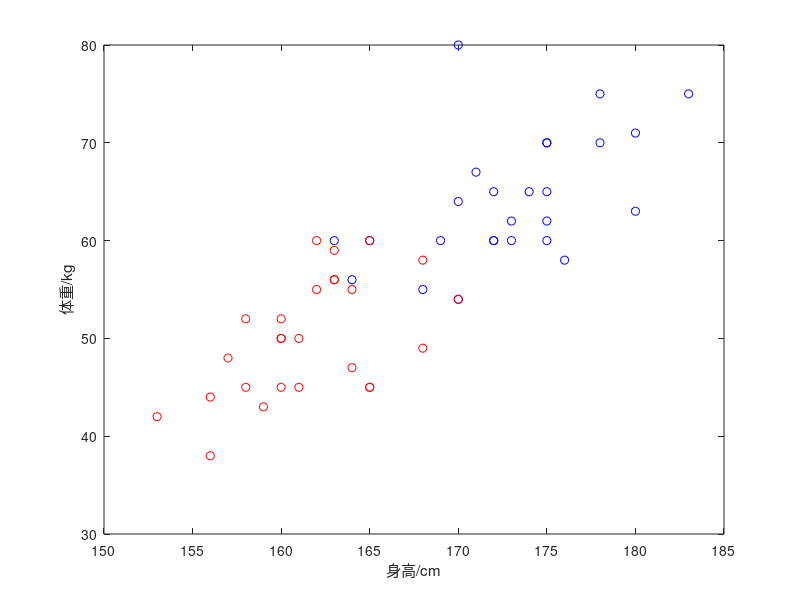
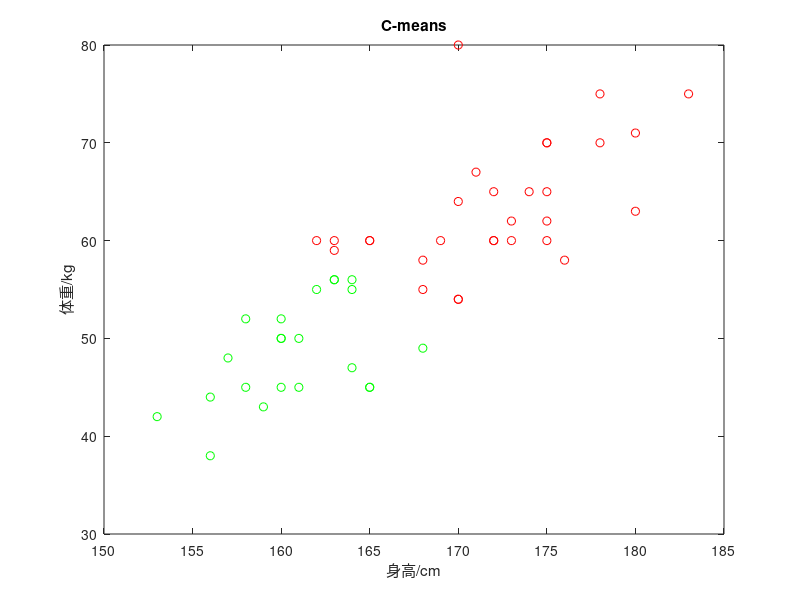

Write MATLAB code to recreate these figures, in order.
clear
clc
%载入数据，绘图。
load('x.mat');
load('male.mat');
load('female.mat');
figure;
plot(male(:,1),male(:,2),'color','b','LineStyle','none','Marker','o');
hold on;
plot(female(:,1),female(:,2),'color','r','LineStyle','none','Marker','o');
hold on;
xlabel('身高/cm');
ylabel('体重/kg');
k = 2;%类别数选择

%初始质心坐标选择
%C=1
%matric=[170,54];

%C = 2;
matric=[163,60;153,42];%01
%matric=[183,75;170,54];%02
%matric=[183,75;153,42];%03

%C = 3;
%matric=[183,75;170,54;153,42];

%C = 4;
%matric=[183,75;170,54;163,60;153,42];

%C = 5;
%matric=[183,75;170,54;163,60;153,42;172,60];

%真正的代码就这一句，如果不能用封装函数，需要重写。
[idx,cen,sumD,D] = kmeans(x,k,'Start',matric);

%silhouette(x,idx); %轮廓值/轮廓系数---衡量聚类分析好坏的一个指标

%把图像画出来
color=['r','g','b','c','m','y'];


figure,
for i=1:k
    plot(x(idx==i,1),x(idx==i,2),'color',color(i),'LineStyle','none','Marker','o')
    hold on
end
xlabel('身高/cm');
ylabel('体重/kg');
title('C-means'); 

% %计算J_e 1
% J_e = 0;
% for j=1:k
%     J_tmp = [x(idx == i,1)-cen(i,1) x(idx == i,2)-cen(i,2)];
%     J_e = J_e + sum(sum(J_tmp.^2));
% end

%计算J_e 2
J_e = norm(sumD);


%显示质心坐标
% plot(cen(:,1),cen(:,2),'Color','k','LineStyle','none','Marker','*')
% hold off
% grid on


%%绘制J_e与类别数关系图
% Je = [7.2171e+03,1.9466e+03,903.2275,562.9040,370.8981];
% c=[1,2,3,4,5];
% figure;
% plot(c,Je,'LineWidth',1.5);
% xlabel('类别数')
% ylabel('J_e')
% title('J_e与类别数关系图')
